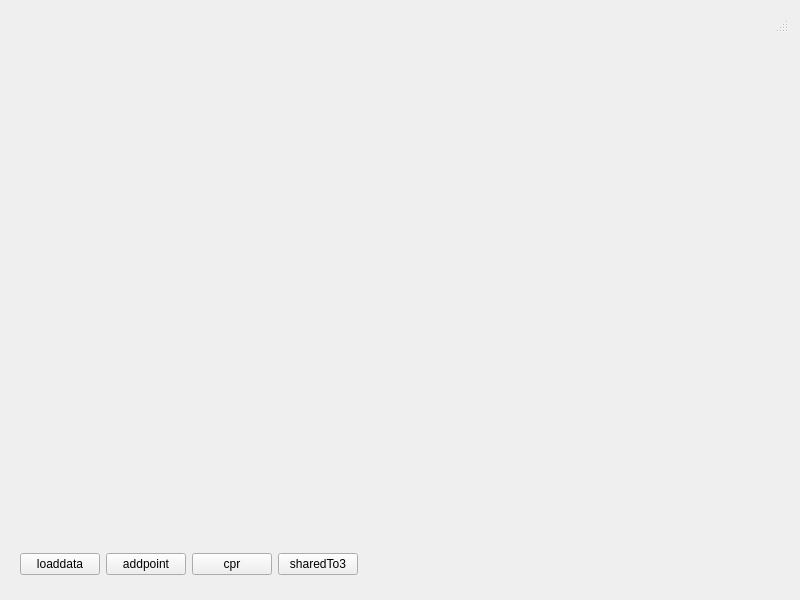
<?xml version="1.0" encoding="UTF-8"?>
<ui version="4.0">
 <class>MainWindow</class>
 <widget class="QWidget" name="MainWindow">
  <property name="geometry">
   <rect>
    <x>0</x>
    <y>0</y>
    <width>800</width>
    <height>600</height>
   </rect>
  </property>
  <property name="windowTitle">
   <string>MainWindow</string>
  </property>
  <layout class="QVBoxLayout" name="verticalLayout_2">
   <item>
    <widget class="QStatusBar" name="statusbar"/>
   </item>
   <item>
    <widget class="QMenuBar" name="menubar"/>
   </item>
   <item>
    <layout class="QVBoxLayout" name="verticalLayout" stretch="10,1">
     <item>
      <widget class="QWidget" name="widget" native="true"/>
     </item>
     <item>
      <widget class="QWidget" name="widget_2" native="true">
       <layout class="QHBoxLayout" name="horizontalLayout">
        <item>
         <widget class="QPushButton" name="pushButton_loaddata">
          <property name="text">
           <string>loaddata</string>
          </property>
         </widget>
        </item>
        <item>
         <widget class="QPushButton" name="pushButton_addpoint">
          <property name="text">
           <string>addpoint</string>
          </property>
         </widget>
        </item>
        <item>
         <widget class="QPushButton" name="pushButton_cpr">
          <property name="text">
           <string>cpr</string>
          </property>
         </widget>
        </item>
        <item>
         <widget class="QPushButton" name="pushButton_sharedTo3">
          <property name="text">
           <string>sharedTo3</string>
          </property>
         </widget>
        </item>
        <item>
         <spacer name="horizontalSpacer">
          <property name="orientation">
           <enum>Qt::Horizontal</enum>
          </property>
          <property name="sizeHint" stdset="0">
           <size>
            <width>675</width>
            <height>20</height>
           </size>
          </property>
         </spacer>
        </item>
       </layout>
      </widget>
     </item>
    </layout>
   </item>
  </layout>
 </widget>
 <resources/>
 <connections/>
</ui>
